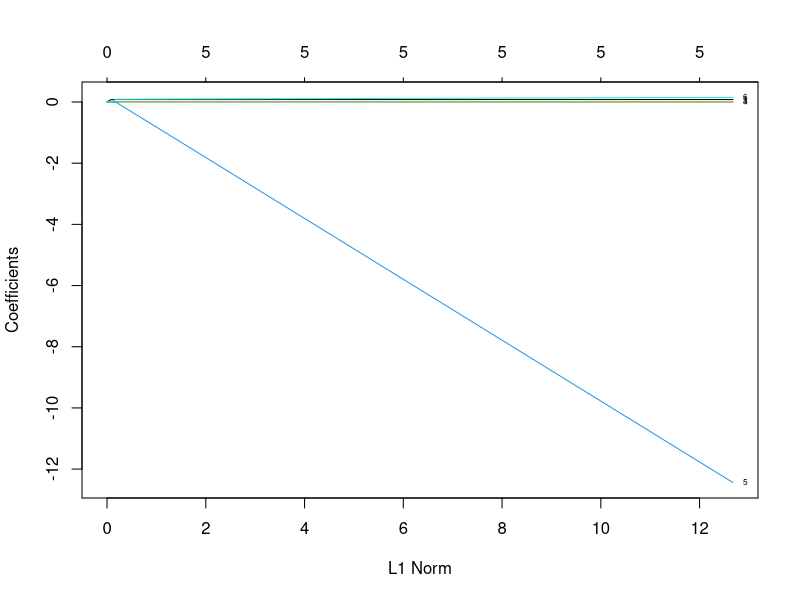
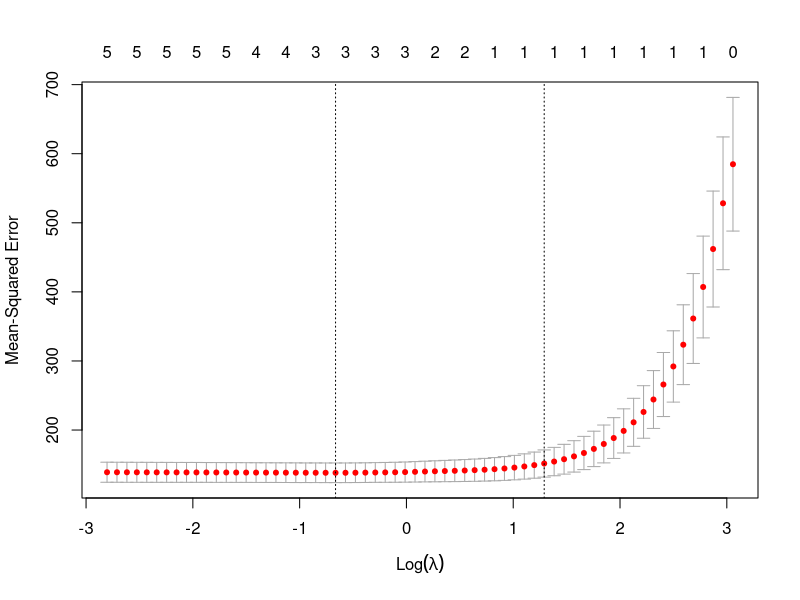

R code for these plots, in order:
Seatbelts <- data.frame(Seatbelts)
str(Seatbelts)
head(Seatbelts,n=10)
summary(Seatbelts)

BeforeLaw <-subset(Seatbelts,law ==0)
AfterLaw <- subset(Seatbelts,law!=0)

summary(BeforeLaw)
summary(AfterLaw)


library(glmnet)

x <- model.matrix(DriversKilled~., BeforeLaw)[,-c(1,8)]
y <- BeforeLaw$DriversKilled

LassoMod <- glmnet(x, y, alpha=1, nlambda=100,   
                   lambda.min.ratio=0.0001)

plot(LassoMod,xvar="norm",label=TRUE)


CvLassoMod <- cv.glmnet(x, y, alpha=1, nlambda=100,
                        lambda.min.ratio=0.0001)

plot(CvLassoMod)

best.lambda <- CvLassoMod$lambda.min
best.lambda

coef(CvLassoMod, s = "lambda.min")
